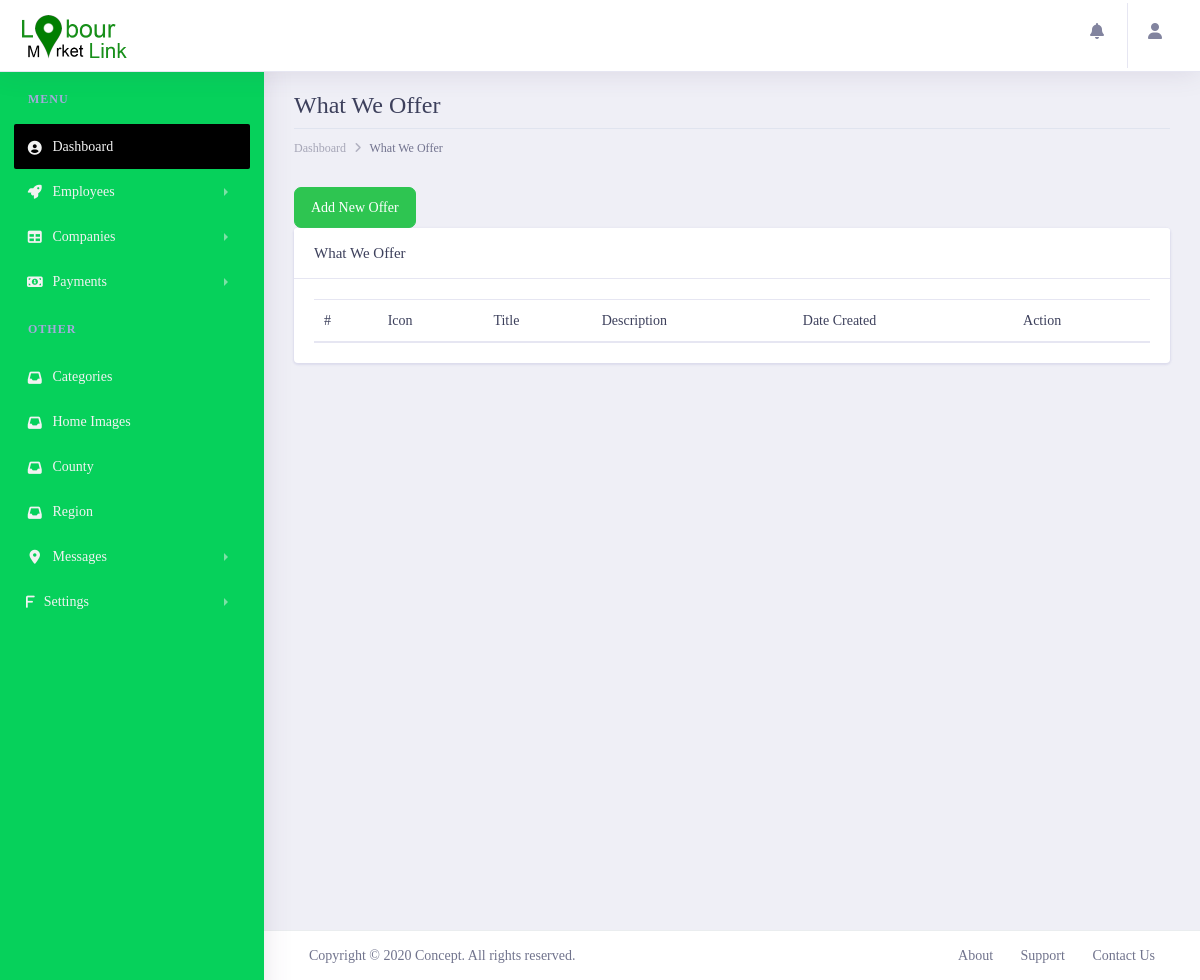
The app's page /lmladmin/allwhatweoffer/, older data.
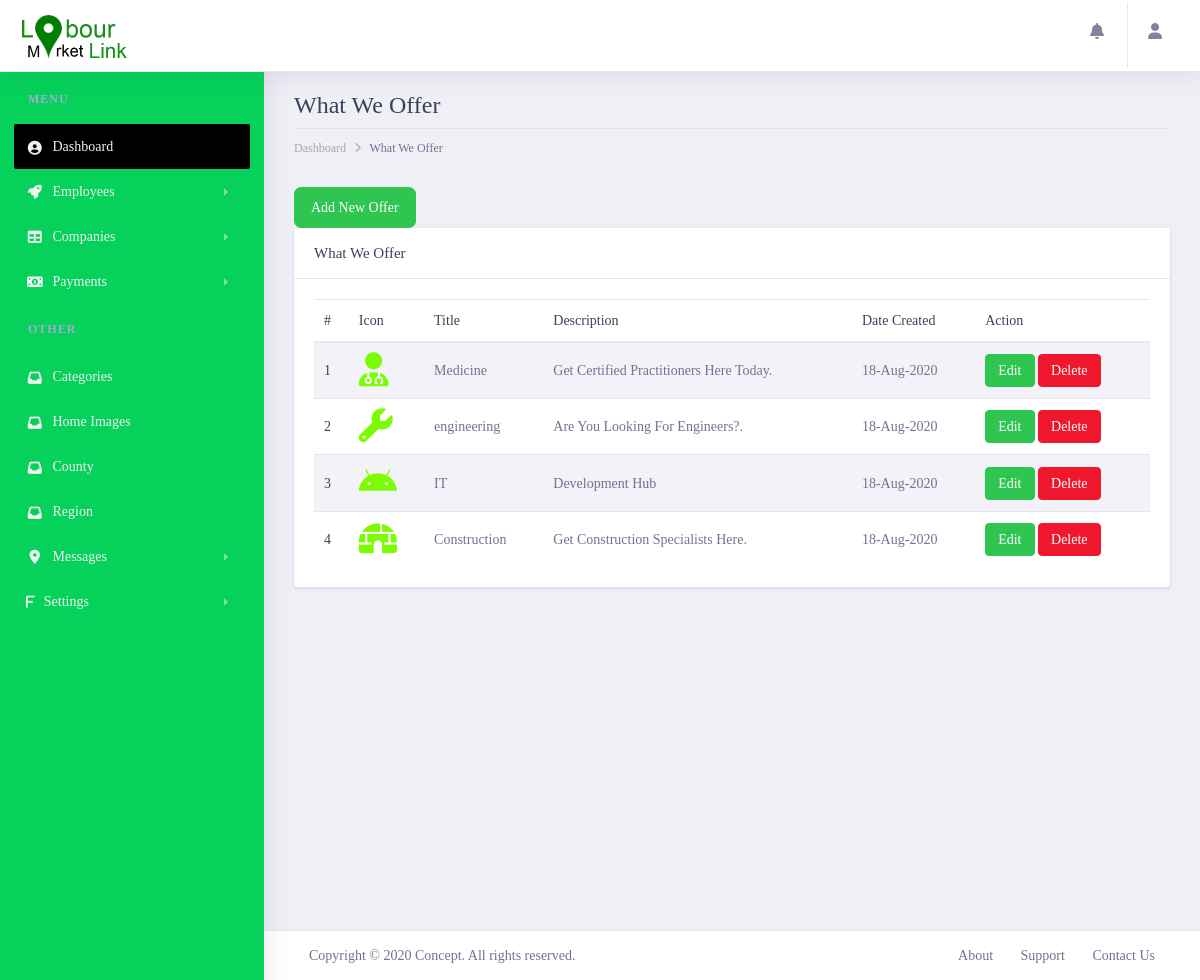
The same page, newer data.
### lmlappadmin/models.py (models this page shows, shortened)
class WhatWeOffer(models.Model):
    icon = models.CharField(max_length=200, null=True, blank=True)
    title = models.CharField(max_length=200, null=True, blank=True)
    description = models.CharField(max_length=200, null=True, blank=True)
    created_at = models.DateTimeField(auto_now_add=True)
    updated_at = models.DateTimeField(auto_now=True)

### lmlappadmin/views.py (the view)
# urls.py: path('allwhatweoffer/',views.whatweoffer, name='whatweoffer'),
def whatweoffer(request):
    context={
        'whatweoffer':WhatWeOffer.objects.all()
    }
    return render(request, 'whatweoffer/whatweoffer.html' , context)

### lmlapp/templatetags/call_methods.py (called while the page is built)
@register.filter(name='contactushome')
def comments(request):
    contactushome = ContactUsHome.objects.filter(status="UNREAD").order_by("-created_at")
    if contactushome is not None:
        return contactushome
    return False

@register.filter(name='contactushomecount')
def commentscount(request):
    contactushomecount = ContactUsHome.objects.count()
    if contactushomecount > 0:
        return contactushomecount
    return False

### lmlappadmin/templates/whatweoffer/whatweoffer.html (shortened to what this page needs)
{% extends 'admin/layout.html' %}
{% load static %}
{% block content %}
       <div class="dashboard-wrapper ml-0">
            <div class="container-fluid  dashboard-content">
                <div class="row">
                    <div class="col-xl-12 col-lg-12 col-md-12 col-sm-12 col-12">
                        <div class="page-header">
                            <h2 class="pageheader-title"> What We Offer</h2>
                            <div class="page-breadcrumb">
                                <nav aria-label="breadcrumb">
                                    <ol class="breadcrumb">
                                        <li class="breadcrumb-item"><a href="{% url 'LMLAdmin:home' %}" class="breadcrumb-link">Dashboard</a></li>
                                        <li class="breadcrumb-item active" aria-current="page">What We Offer</li>
                                    </ol>
                                </nav>
                            </div>
                        </div>
                    </div>
                </div>
                <div class="row">
                    <div class="col-xl-12 col-lg-12 col-md-12 col-sm-12 col-12">
                    <button class="btn btn-success" data-toggle="modal" data-target="#exampleModal">Add New Offer</button>
                            <div class="card">
                                <h5 class="card-header">What We Offer</h5>
                                <div class="card-body">
                                    <table class="table table-striped">
                                        <thead>
                                            <tr>
                                                <th scope="col">#</th>
                                                <th scope="col">Icon</th>
                                                <th scope="col">Title</th>
                                                <th scope="col">Description</th>
                                                <th scope="col">Date Created</th>
                                                <th scope="col">Action</th>
                                            </tr>
                                        </thead>
                                        <tbody>
                                            {% for offer in whatweoffer %}
                                            <tr>
                                                <th scope="row">{{forloop.counter}}</th>
                                                <td><i style="    font-size: 34px; color: lawngreen;" class="{{ offer.icon }}"></i></td>
                                                <td>{{offer.title}}</td>
                                                <td>{{offer.description|capfirst}}</td>
                                                <td>{{offer.created_at|date:'d-M-Y'}}</td>
                                                <td>
                                                    <a href="" data-toggle="modal" data-target="#edit{{ offer.id }}"  class="btn btn-success btn-sm rounded">Edit</a>
                                                    <a href="#"  data-toggle="modal" data-target="#delete{{ offer.id }}" class="btn btn-danger btn-sm rounded">Delete</a>
                                                </td>
                                            </tr>
                                            {% endfor %}
                                        </tbody>
                                    </table>
                                </div>
                            </div>
                        </div>
                </div>
            </div>
        </div>
{% endblock content %}

Row changes from the older to the newer data that the page shows:
added WhatWeOffer: title "Medicine", description "Get Certified Practitioners Here Today.", created_at "18-Aug-2020"
added WhatWeOffer: title "engineering", description "Are You Looking For Engineers?.", created_at "18-Aug-2020"
added WhatWeOffer: title "IT", description "Development Hub", created_at "18-Aug-2020"
added WhatWeOffer: title "Construction", description "Get Construction Specialists Here.", created_at "18-Aug-2020"
